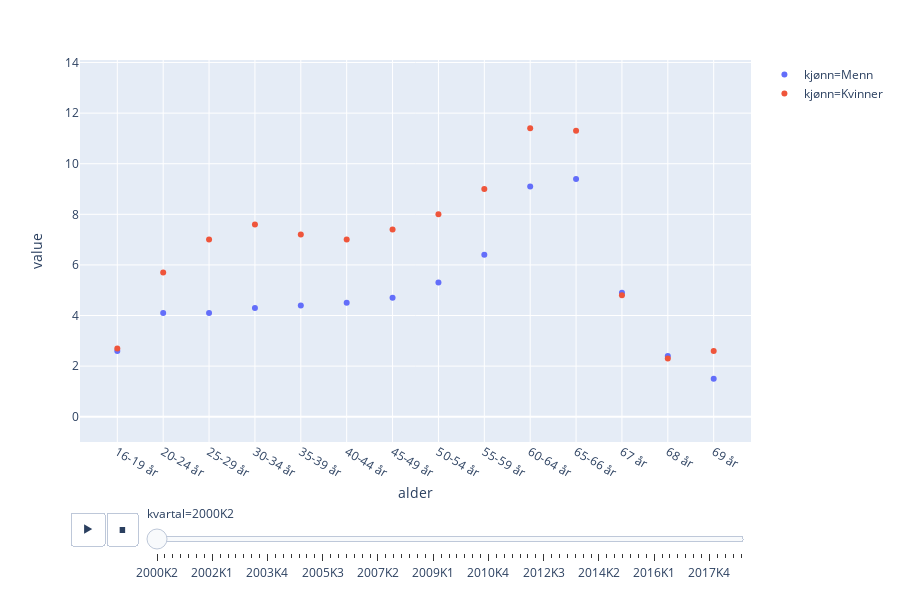

The code cell stored with this chart in its notebook:
### Code cell
margin = 1
fig_3 = px.scatter(utv, x="alder", y="value", 
           animation_frame="kvartal", color='kjønn', 
           range_y=[-margin,utv['value'].max() + margin])
fig_3

### Figure 1 — Plotly figure (JSON) as saved in the notebook; plotly's stock layout.template omitted (floating-point values rounded to 4 significant figures)
{"data": [{"hoverlabel": {"namelength": 0}, "hovertemplate": "kjønn=Menn<br>kvartal=2000K2<br>alder=%{x}<br>value=%{y}", "legendgroup": "kjønn=Menn", "marker": {"color": "#636efa", "symbol": "circle"}, "mode": "markers", "name": "kjønn=Menn", "showlegend": true, "type": "scatter", "uid": "16a7aa48-4b61-48bc-b807-1d15f7e47741", "x": ["16-19 år", "20-24 år", "25-29 år", "30-34 år", "35-39 år", "40-44 år", "45-49 år", "50-54 år", "55-59 år", "60-64 år", "65-66 år", "67 år", "68 år", "69 år"], "xaxis": "x", "y": [2.6, 4.1, 4.1, 4.3, 4.4, 4.5, 4.7, 5.3, 6.4, 9.1, 9.4, 4.9, 2.4, 1.5], "yaxis": "y"}, {"hoverlabel": {"namelength": 0}, "hovertemplate": "kjønn=Kvinner<br>kvartal=2000K2<br>alder=%{x}<br>value=%{y}", "legendgroup": "kjønn=Kvinner", "marker": {"color": "#EF553B", "symbol": "circle"}, "mode": "markers", "name": "kjønn=Kvinner", "showlegend": true, "type": "scatter", "uid": "34c92316-6783-443d-b104-5b3735018e5b", "x": ["16-19 år", "20-24 år", "25-29 år", "30-34 år", "35-39 år", "40-44 år", "45-49 år", "50-54 år", "55-59 år", "60-64 år", "65-66 år", "67 år", "68 år", "69 år"], "xaxis": "x", "y": [2.7, 5.7, 7, 7.6, 7.2, 7, 7.4, 8, 9, 11.4, 11.3, 4.8, 2.3, 2.6], "yaxis": "y"}], "layout": {"grid": {"xaxes": ["x"], "xgap": 0.1, "xside": "bottom", "yaxes": ["y"], "ygap": 0.1, "yside": "left"}, "height": 600, "legend": {"tracegroupgap": 0}, "margin": {"t": 60}, "sliders": [{"active": 0, "currentvalue": {"prefix": "kvartal="}, "len": 0.9, "pad": {"b": 10, "t": 60}, "steps": [{"args": [["2000K2"], {"frame": {"duration": 0, "redraw": false}, "fromcurrent": true, "mode": "immediate", "transition": {"duration": 0, "easing": "linear"}}], "label": "2000K2", "method": "animate"}, {"args": [["2000K3"], {"frame": {"duration": 0, "redraw": false}, "fromcurrent": true, "mode": "immediate", "transition": {"duration": 0, "easing": "linear"}}], "label": "2000K3", "method": "animate"}, {"args": [["2000K4"], {"frame": {"duration": 0, "redraw": false}, "fromcurrent": true, "mode": "immediate", "transition": {"duration": 0, "easing": "linear"}}], "label": "2000K4", "method": "animate"}, {"args": [["2001K1"], {"frame": {"duration": 0, "redraw": false}, "fromcurrent": true, "mode": "immediate", "transition": {"duration": 0, "easing": "linear"}}], "label": "2001K1", "method": "animate"}, {"args": [["2001K2"], {"frame": {"duration": 0, "redraw": false}, "fromcurrent": true, "mode": "immediate", "transition": {"duration": 0, "easing": "linear"}}], "label": "2001K2", "method": "animate"}, {"args": [["2001K3"], {"frame": {"duration": 0, "redraw": false}, "fromcurrent": true, "mode": "immediate", "transition": {"duration": 0, "easing": "linear"}}], "label": "2001K3", "method": "animate"}, {"args": [["2001K4"], {"frame": {"duration": 0, "redraw": false}, "fromcurrent": true, "mode": "immediate", "transition": {"duration": 0, "easing": "linear"}}], "label": "2001K4", "method": "animate"}, {"args": [["2002K1"], {"frame": {"duration": 0, "redraw": false}, "fromcurrent": true, "mode": "immediate", "transition": {"duration": 0, "easing": "linear"}}], "label": "2002K1", "method": "animate"}, {"args": [["2002K2"], {"frame": {"duration": 0, "redraw": false}, "fromcurrent": true, "mode": "immediate", "transition": {"duration": 0, "easing": "linear"}}], "label": "2002K2", "method": "animate"}, {"args": [["2002K3"], {"frame": {"duration": 0, "redraw": false}, "fromcurrent": true, "mode": "immediate", "transition": {"duration": 0, "easing": "linear"}}], "label": "2002K3", "method": "animate"}, {"args": [["2002K4"], {"frame": {"duration": 0, "redraw": false}, "fromcurrent": true, "mode": "immediate", "transition": {"duration": 0, "easing": "linear"}}], "label": "2002K4", "method": "animate"}, {"args": [["2003K1"], {"frame": {"duration": 0, "redraw": false}, "fromcurrent": true, "mode": "immediate", "transition": {"duration": 0, "easing": "linear"}}], "label": "2003K1", "method": "animate"}, {"args": [["2003K2"], {"frame": {"duration": 0, "redraw": false}, "fromcurrent": true, "mode": "immediate", "transition": {"duration": 0, "easing": "linear"}}], "label": "2003K2", "method": "animate"}, {"args": [["2003K3"], {"frame": {"duration": 0, "redraw": false}, "fromcurrent": true, "mode": "immediate", "transition": {"duration": 0, "easing": "linear"}}], "label": "2003K3", "method": "animate"}, {"args": [["2003K4"], {"frame": {"duration": 0, "redraw": false}, "fromcurrent": true, "mode": "immediate", "transition": {"duration": 0, "easing": "linear"}}], "label": "2003K4", "method": "animate"}, {"args": [["2004K1"], {"frame": {"duration": 0, "redraw": false}, "fromcurrent": true, "mode": "immediate", "transition": {"duration": 0, "easing": "linear"}}], "label": "2004K1", "method": "animate"}, {"args": [["2004K2"], {"frame": {"duration": 0, "redraw": false}, "fromcurrent": true, "mode": "immediate", "transition": {"duration": 0, "easing": "linear"}}], "label": "2004K2", "method": "animate"}, {"args": [["2004K3"], {"frame": {"duration": 0, "redraw": false}, "fromcurrent": true, "mode": "immediate", "transition": {"duration": 0, "easing": "linear"}}], "label": "2004K3", "method": "animate"}, {"args": [["2004K4"], {"frame": {"duration": 0, "redraw": false}, "fromcurrent": true, "mode": "immediate", "transition": {"duration": 0, "easing": "linear"}}], "label": "2004K4", "method": "animate"}, {"args": [["2005K1"], {"frame": {"duration": 0, "redraw": false}, "fromcurrent": true, "mode": "immediate", "transition": {"duration": 0, "easing": "linear"}}], "label": "2005K1", "method": "animate"}, {"args": [["2005K2"], {"frame": {"duration": 0, "redraw": false}, "fromcurrent": true, "mode": "immediate", "transition": {"duration": 0, "easing": "linear"}}], "label": "2005K2", "method": "animate"}, {"args": [["2005K3"], {"frame": {"duration": 0, "redraw": false}, "fromcurrent": true, "mode": "immediate", "transition": {"duration": 0, "easing": "linear"}}], "label": "2005K3", "method": "animate"}, {"args": [["2005K4"], {"frame": {"duration": 0, "redraw": false}, "fromcurrent": true, "mode": "immediate", "transition": {"duration": 0, "easing": "linear"}}], "label": "2005K4", "method": "animate"}, {"args": [["2006K1"], {"frame": {"duration": 0, "redraw": false}, "fromcurrent": true, "mode": "immediate", "transition": {"duration": 0, "easing": "linear"}}], "label": "2006K1", "method": "animate"}, {"args": [["2006K2"], {"frame": {"duration": 0, "redraw": false}, "fromcurrent": true, "mode": "immediate", "transition": {"duration": 0, "easing": "linear"}}], "label": "2006K2", "method": "animate"}, {"args": [["2006K3"], {"frame": {"duration": 0, "redraw": false}, "fromcurrent": true, "mode": "immediate", "transition": {"duration": 0, "easing": "linear"}}], "label": "2006K3", "method": "animate"}, {"args": [["2006K4"], {"frame": {"duration": 0, "redraw": false}, "fromcurrent": true, "mode": "immediate", "transition": {"duration": 0, "easing": "linear"}}], "label": "2006K4", "method": "animate"}, {"args": [["2007K1"], {"frame": {"duration": 0, "redraw": false}, "fromcurrent": true, "mode": "immediate", "transition": {"duration": 0, "easing": "linear"}}], "label": "2007K1", "method": "animate"}, {"args": [["2007K2"], {"frame": {"duration": 0, "redraw": false}, "fromcurrent": true, "mode": "immediate", "transition": {"duration": 0, "easing": "linear"}}], "label": "2007K2", "method": "animate"}, {"args": [["2007K3"], {"frame": {"duration": 0, "redraw": false}, "fromcurrent": true, "mode": "immediate", "transition": {"duration": 0, "easing": "linear"}}], "label": "2007K3", "method": "animate"}, {"args": [["2007K4"], {"frame": {"duration": 0, "redraw": false}, "fromcurrent": true, "mode": "immediate", "transition": {"duration": 0, "easing": "linear"}}], "label": "2007K4", "method": "animate"}, {"args": [["2008K1"], {"frame": {"duration": 0, "redraw": false}, "fromcurrent": true, "mode": "immediate", "transition": {"duration": 0, "easing": "linear"}}], "label": "2008K1", "method": "animate"}, {"args": [["2008K2"], {"frame": {"duration": 0, "redraw": false}, "fromcurrent": true, "mode": "immediate", "transition": {"duration": 0, "easing": "linear"}}], "label": "2008K2", "method": "animate"}, {"args": [["2008K3"], {"frame": {"duration": 0, "redraw": false}, "fromcurrent": true, "mode": "immediate", "transition": {"duration": 0, "easing": "linear"}}], "label": "2008K3", "method": "animate"}, {"args": [["2008K4"], {"frame": {"duration": 0, "redraw": false}, "fromcurrent": true, "mode": "immediate", "transition": {"duration": 0, "easing": "linear"}}], "label": "2008K4", "method": "animate"}, {"args": [["2009K1"], {"frame": {"duration": 0, "redraw": false}, "fromcurrent": true, "mode": "immediate", "transition": {"duration": 0, "easing": "linear"}}], "label": "2009K1", "method": "animate"}, {"args": [["2009K2"], {"frame": {"duration": 0, "redraw": false}, "fromcurrent": true, "mode": "immediate", "transition": {"duration": 0, "easing": "linear"}}], "label": "2009K2", "method": "animate"}, {"args": [["2009K3"], {"frame": {"duration": 0, "redraw": false}, "fromcurrent": true, "mode": "immediate", "transition": {"duration": 0, "easing": "linear"}}], "label": "2009K3", "method": "animate"}, {"args": [["2009K4"], {"frame": {"duration": 0, "redraw": false}, "fromcurrent": true, "mode": "immediate", "transition": {"duration": 0, "easing": "linear"}}], "label": "2009K4", "method": "animate"}, {"args": [["2010K1"], {"frame": {"duration": 0, "redraw": false}, "fromcurrent": true, "mode": "immediate", "transition": {"duration": 0, "easing": "linear"}}], "label": "2010K1", "method": "animate"}, {"args": [["2010K2"], {"frame": {"duration": 0, "redraw": false}, "fromcurrent": true, "mode": "immediate", "transition": {"duration": 0, "easing": "linear"}}], "label": "2010K2", "method": "animate"}, {"args": [["2010K3"], {"frame": {"duration": 0, "redraw": false}, "fromcurrent": true, "mode": "immediate", "transition": {"duration": 0, "easing": "linear"}}], "label": "2010K3", "method": "animate"}, {"args": [["2010K4"], {"frame": {"duration": 0, "redraw": false}, "fromcurrent": true, "mode": "immediate", "transition": {"duration": 0, "easing": "linear"}}], "label": "2010K4", "method": "animate"}, {"args": [["2011K1"], {"frame": {"duration": 0, "redraw": false}, "fromcurrent": true, "mode": "immediate", "transition": {"duration": 0, "easing": "linear"}}], "label": "2011K1", "method": "animate"}, {"args": [["2011K2"], {"frame": {"duration": 0, "redraw": false}, "fromcurrent": true, "mode": "immediate", "transition": {"duration": 0, "easing": "linear"}}], "label": "2011K2", "method": "animate"}, {"args": [["2011K3"], {"frame": {"duration": 0, "redraw": false}, "fromcurrent": true, "mode": "immediate", "transition": {"duration": 0, "easing": "linear"}}], "label": "2011K3", "method": "animate"}, {"args": [["2011K4"], {"frame": {"duration": 0, "redraw": false}, "fromcurrent": true, "mode": "immediate", "transition": {"duration": 0, "easing": "linear"}}], "label": "2011K4", "method": "animate"}, {"args": [["2012K1"], {"frame": {"duration": 0, "redraw": false}, "fromcurrent": true, "mode": "immediate", "transition": {"duration": 0, "easing": "linear"}}], "label": "2012K1", "method": "animate"}, {"args": [["2012K2"], {"frame": {"duration": 0, "redraw": false}, "fromcurrent": true, "mode": "immediate", "transition": {"duration": 0, "easing": "linear"}}], "label": "2012K2", "method": "animate"}, {"args": [["2012K3"], {"frame": {"duration": 0, "redraw": false}, "fromcurrent": true, "mode": "immediate", "transition": {"duration": 0, "easing": "linear"}}], "label": "2012K3", "method": "animate"}, {"args": [["2012K4"], {"frame": {"duration": 0, "redraw": false}, "fromcurrent": true, "mode": "immediate", "transition": {"duration": 0, "easing": "linear"}}], "label": "2012K4", "method": "animate"}, {"args": [["2013K1"], {"frame": {"duration": 0, "redraw": false}, "fromcurrent": true, "mode": "immediate", "transition": {"duration": 0, "easing": "linear"}}], "label": "2013K1", "method": "animate"}, {"args": [["2013K2"], {"frame": {"duration": 0, "redraw": false}, "fromcurrent": true, "mode": "immediate", "transition": {"duration": 0, "easing": "linear"}}], "label": "2013K2", "method": "animate"}, {"args": [["2013K3"], {"frame": {"duration": 0, "redraw": false}, "fromcurrent": true, "mode": "immediate", "transition": {"duration": 0, "easing": "linear"}}], "label": "2013K3", "method": "animate"}, {"args": [["2013K4"], {"frame": {"duration": 0, "redraw": false}, "fromcurrent": true, "mode": "immediate", "transition": {"duration": 0, "easing": "linear"}}], "label": "2013K4", "method": "animate"}, {"args": [["2014K1"], {"frame": {"duration": 0, "redraw": false}, "fromcurrent": true, "mode": "immediate", "transition": {"duration": 0, "easing": "linear"}}], "label": "2014K1", "method": "animate"}, {"args": [["2014K2"], {"frame": {"duration": 0, "redraw": false}, "fromcurrent": true, "mode": "immediate", "transition": {"duration": 0, "easing": "linear"}}], "label": "2014K2", "method": "animate"}, {"args": [["2014K3"], {"frame": {"duration": 0, "redraw": false}, "fromcurrent": true, "mode": "immediate", "transition": {"duration": 0, "easing": "linear"}}], "label": "2014K3", "method": "animate"}, {"args": [["2014K4"], {"frame": {"duration": 0, "redraw": false}, "fromcurrent": true, "mode": "immediate", "transition": {"duration": 0, "easing": "linear"}}], "label": "2014K4", "method": "animate"}, {"args": [["2015K1"], {"frame": {"duration": 0, "redraw": false}, "fromcurrent": true, "mode": "immediate", "transition": {"duration": 0, "easing": "linear"}}], "label": "2015K1", "method": "animate"}, {"args": [["2015K2"], {"frame": {"duration": 0, "redraw": false}, "fromcurrent": true, "mode": "immediate", "transition": {"duration": 0, "easing": "linear"}}], "label": "2015K2", "method": "animate"}, {"args": [["2015K3"], {"frame": {"duration": 0, "redraw": false}, "fromcurrent": true, "mode": "immediate", "transition": {"duration": 0, "easing": "linear"}}], "label": "2015K3", "method": "animate"}, {"args": [["2015K4"], {"frame": {"duration": 0, "redraw": false}, "fromcurrent": true, "mode": "immediate", "transition": {"duration": 0, "easing": "linear"}}], "label": "2015K4", "method": "animate"}, {"args": [["2016K1"], {"frame": {"duration": 0, "redraw": false}, "fromcurrent": true, "mode": "immediate", "transition": {"duration": 0, "easing": "linear"}}], "label": "2016K1", "method": "animate"}, {"args": [["2016K2"], {"frame": {"duration": 0, "redraw": false}, "fromcurrent": true, "mode": "immediate", "transition": {"duration": 0, "easing": "linear"}}], "label": "2016K2", "method": "animate"}, {"args": [["2016K3"], {"frame": {"duration": 0, "redraw": false}, "fromcurrent": true, "mode": "immediate", "transition": {"duration": 0, "easing": "linear"}}], "label": "2016K3", "method": "animate"}, {"args": [["2016K4"], {"frame": {"duration": 0, "redraw": false}, "fromcurrent": true, "mode": "immediate", "transition": {"duration": 0, "easing": "linear"}}], "label": "2016K4", "method": "animate"}, {"args": [["2017K1"], {"frame": {"duration": 0, "redraw": false}, "fromcurrent": true, "mode": "immediate", "transition": {"duration": 0, "easing": "linear"}}], "label": "2017K1", "method": "animate"}, {"args": [["2017K2"], {"frame": {"duration": 0, "redraw": false}, "fromcurrent": true, "mode": "immediate", "transition": {"duration": 0, "easing": "linear"}}], "label": "2017K2", "method": "animate"}, {"args": [["2017K3"], {"frame": {"duration": 0, "redraw": false}, "fromcurrent": true, "mode": "immediate", "transition": {"duration": 0, "easing": "linear"}}], "label": "2017K3", "method": "animate"}, {"args": [["2017K4"], {"frame": {"duration": 0, "redraw": false}, "fromcurrent": true, "mode": "immediate", "transition": {"duration": 0, "easing": "linear"}}], "label": "2017K4", "method": "animate"}, {"args": [["2018K1"], {"frame": {"duration": 0, "redraw": false}, "fromcurrent": true, "mode": "immediate", "transition": {"duration": 0, "easing": "linear"}}], "label": "2018K1", "method": "animate"}, {"args": [["2018K2"], {"frame": {"duration": 0, "redraw": false}, "fromcurrent": true, "mode": "immediate", "transition": {"duration": 0, "easing": "linear"}}], "label": "2018K2", "method": "animate"}, {"args": [["2018K3"], {"frame": {"duration": 0, "redraw": false}, "fromcurrent": true, "mode": "immediate", "transition": {"duration": 0, "easing": "linear"}}], "label": "2018K3", "method": "animate"}, {"args": [["2018K4"], {"frame": {"duration": 0, "redraw": false}, "fromcurrent": true, "mode": "immediate", "transition": {"duration": 0, "easing": "linear"}}], "label": "2018K4", "method": "animate"}], "x": 0.1, "xanchor": "left", "y": 0, "yanchor": "top"}], "updatemenus": [{"buttons": [{"args": [null, {"frame": {"duration": 500, "redraw": false}, "fromcurrent": true, "mode": "immediate", "transition": {"duration": 500, "easing": "linear"}}], "label": "&#9654;", "method": "animate"}, {"args": [[null], {"frame": {"duration": 0, "redraw": false}, "fromcurrent": true, "mode": "immediate", "transition": {"duration": 0, "easing": "linear"}}], "label": "&#9724;", "method": "animate"}], "direction": "left", "pad": {"r": 10, "t": 70}, "showactive": false, "type": "buttons", "x": 0.1, "xanchor": "right", "y": 0, "yanchor": "top"}], "xaxis": {"title": {"text": "alder"}}, "yaxis": {"range": [-1, 14.1], "title": {"text": "value"}}}}
